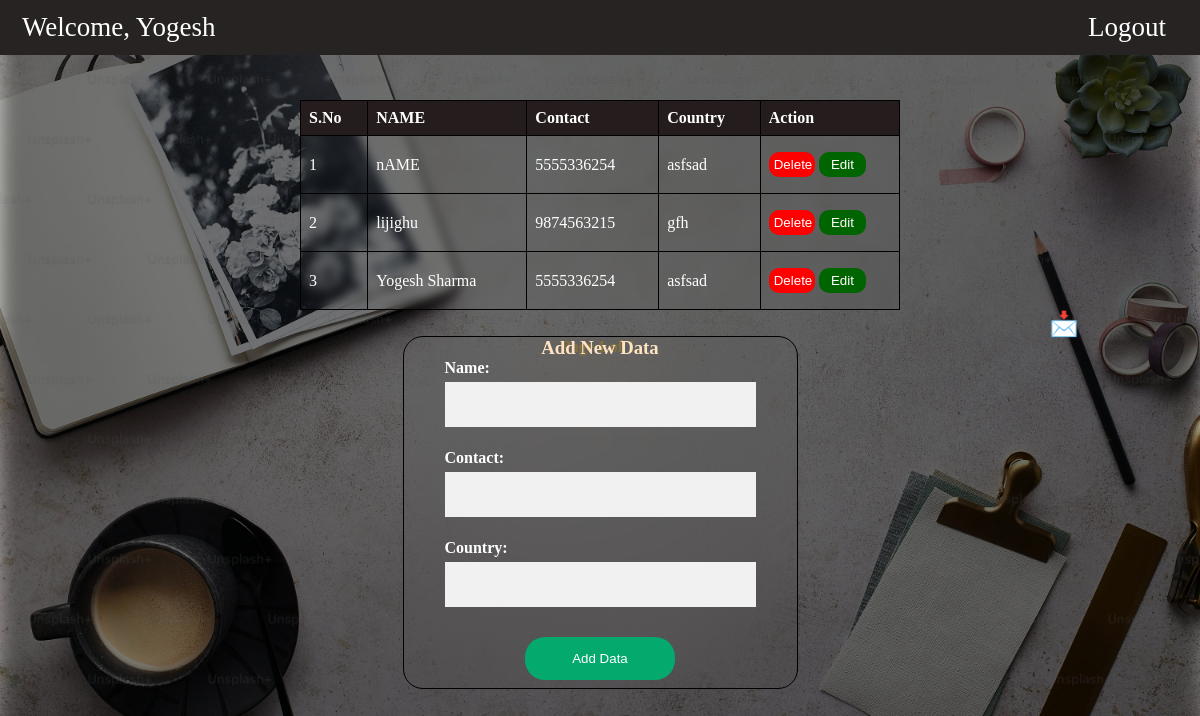
Screenshot of /index (signed in) with the database file from the repository.
### app/models.py (models this page shows, shortened)
class Data(models.Model):
    user = models.ForeignKey(User, on_delete=models.CASCADE,null=True,blank=True)
    name = models.CharField(max_length=100)
    contact = models.CharField(max_length=15)
    country = models.CharField(max_length=100)

### app/views.py (the view, shortened to what this page needs)
# urls.py: path('index',views.index,name='index'),
@login_required
def index(request):
    data_list = Data.objects.all()
    paginator = Paginator(data_list, 5)
    page_number = request.GET.get('page')
    page_obj = paginator.get_page(page_number)
    return render(request, 'index.html', {
        'page_obj': page_obj,
        'data_list': page_obj.object_list,
    })

### templates/index.html (shortened to what this page needs)
{% extends 'base.html' %}
{% load static %}
{% block navbar_brand %}
Welcome, {{ request.user.username }}
{% endblock %}
{% block extra_css %}
<link rel="stylesheet" href="{% static 'table.css' %}">
{% endblock %}
{% block content %}
<div class="table-container">
  <table>
    <tr>
      <th>S.No</th>
      <th>NAME</th>
      <th>Contact</th>
      <th>Country</th>
      <th>Action</th>
    </tr>
    {% for row in data_list %}
    <tr>
      <td>{{ forloop.counter| add:page_obj.start_index| add:-1}}</td>
      <td>{{ row.name }}</td>
      <td>{{ row.contact }}</td>
      <td>{{ row.country }}</td>
      <td>
        <form action="{% url 'delete_data' row.id %}" method="post" style="display: inline;">
          <button type="submit" class="delete" onclick="return confirm('Are you sure you want to delete this data?');">Delete</button>
      </form>
      <form action="{% url 'edit_data' row.id %}" method="get" style="display: inline;">
        <button type="submit" class="edit">Edit</button>
      </form>
      </td>
    </tr>
    {% endfor %}
  </table>
  <div class="download-button">
    <a href="{% url 'export_csv' %}" class="btn">📩</a>
  </div>
</div>
<div class="pagination">
  <span class="step-links">
    <span class="current">
      Page {{ page_obj.number }} of {{ page_obj.paginator.num_pages }}.
    </span>
  </span>
</div>
<div class="AddData">
<form method="post">
<h3>Add New Data</h3>
  <div>
    <label for="name">Name:</label>
    <input type="text" id="name" name="name" required>
  </div>
  <div>
    <label for="contact">Contact:</label>
    <input type="tel" id="contact" name="contact" pattern="[0-9]{10}" title="Enter a valid 10-digit mobile number"
      required>
  </div>
  <div>
    <label for="country">Country:</label>
    <input type="text" id="country" name="country" required>
  </div>
  <button class="btn" type="submit">Add Data</button>
</form>
</div>
{% endblock %}

### templates/base.html (shortened to what this page needs)
<!DOCTYPE html>
<html lang="en">
<head>
    <link rel="stylesheet" href="/static/base.css">
    {% block extra_css %}
    {% endblock %}
</head>
<body>
    <header>
        <nav style="display: flex;">
            <ul class="list">
                {% block navbar_brand %}{% endblock %}
            </ul>
            <ul class="list2"  style="display: flex;">
            {% if request.user.is_authenticated %}
                <a href="/logout">Logout</a>
            {% else %}
                <a  href="/login">Login</a>
            {% endif %}
            </ul>
        </nav>
    </header>
    <div">
    {% block content %}
    {% endblock %}
  </body>
</html>

### static/base.css (style rules this page uses)
* { margin: 0; padding: 0; }
body { background-image: url('/static/img/bg.jpg'); background-repeat: no-repeat; background-size: cover; background-position: center center; height: 100vh; margin: 0; }
body::after { content: ''; position: absolute; top: 0; left: 0; width: 100%; height: 100%; background-color: rgba(0, 0, 0, 0.5); filter: blur(10px); z-index: -1; }
nav { display: flex; color: white; justify-content: space-between; background-color: rgb(39, 35, 35); font-size: 27px; padding: 12px; }
a { color:white; }
.list { padding-left: 10px; }
.list2 { list-style: none; gap: 9px; padding-right: 22px; }
a:link, a:visited { color:white; text-decoration: none; }
form { display: flex; justify-content: center; flex-direction: column; align-items: center; margin-top: 6%; }
input[type=text], input[type=password] { width: 100%; padding: 12px 20px; margin: 8px 0; display: inline-block; border: 1px solid #ccc; box-sizing: border-box; }
button { background-color: #04AA6D; color: white; padding: 14px 20px; margin: 8px 0; border: none; cursor: pointer; width: 38%; border-radius: 20px; }
* { box-sizing: border-box }
input[type=text], input[type=password] { width: 100%; padding: 15px; margin: 5px 0 22px 0; display: inline-block; border: none; background: #f1f1f1; }
a { color: dodgerblue; }

### static/table.css (style rules this page uses)
table { border-collapse: collapse; width: 50%; border: 1px black; backdrop-filter: blur(5px); }
th { font-weight: bold; border: 1px solid black; padding: 8px; text-align: left; }
td { border: 1px solid black; padding: 8px; text-align: left; }
th { background-color: #251d1d; }
.AddData input[type=tel] { width: 100%; padding: 15px; margin: 5px 0 22px 0; display: inline-block; border: none; background: #f1f1f1; }
.current { font-weight: bold; color:darkgoldenrod; display: flex; justify-content: center; }
.download-button { margin-left: 928px; font-size: x-large; }

### rows the page displays
Data: name "nAME", contact "5555336254", country "asfsad"
Data: name "lijighu", contact "9874563215", country "gfh"
Data: name "Yogesh Sharma", contact "5555336254", country "asfsad"

### other values shown
{{ request.user.username }} "Yogesh"
{{ page_obj.number }} "1"
{{ page_obj.paginator.num_pages }} "1"
